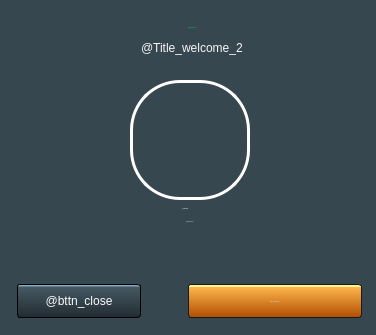
<?xml version="1.0" encoding="UTF-8"?>
<ui version="4.0">
 <class>Welcome</class>
 <widget class="QDialog" name="Welcome">
  <property name="geometry">
   <rect>
    <x>0</x>
    <y>0</y>
    <width>376</width>
    <height>335</height>
   </rect>
  </property>
  <property name="minimumSize">
   <size>
    <width>376</width>
    <height>335</height>
   </size>
  </property>
  <property name="maximumSize">
   <size>
    <width>376</width>
    <height>335</height>
   </size>
  </property>
  <property name="windowTitle">
   <string>@Title_logon_1</string>
  </property>
  <property name="windowIcon">
   <iconset resource="../resources.qrc">
    <normaloff>:/textures/Common/icons/icon_poker.png</normaloff>:/textures/Common/icons/icon_poker.png</iconset>
  </property>
  <property name="styleSheet">
   <string notr="true">QDialog {
    background-color: #37474f;
    background-image: url(:/textures/bottom_bg.png);
    background-repeat: repeat-x;
    background-position: bottom;
}

QPushButton {
    color: #fafafa;
	font: 14px &quot;Open Sans&quot;;
}



QLabel {
    font: 14px &quot;Open Sans&quot;;
    color: rgba(250, 250, 250, 250);
}</string>
  </property>
  <widget class="QWidget" name="bottom_widget" native="true">
   <property name="geometry">
    <rect>
     <x>0</x>
     <y>268</y>
     <width>378</width>
     <height>67</height>
    </rect>
   </property>
   <property name="minimumSize">
    <size>
     <width>378</width>
     <height>67</height>
    </size>
   </property>
   <property name="maximumSize">
    <size>
     <width>378</width>
     <height>67</height>
    </size>
   </property>
   <property name="styleSheet">
    <string notr="true"/>
   </property>
   <layout class="QGridLayout" name="gridLayout">
    <property name="leftMargin">
     <number>17</number>
    </property>
    <property name="topMargin">
     <number>0</number>
    </property>
    <property name="rightMargin">
     <number>16</number>
    </property>
    <property name="bottomMargin">
     <number>0</number>
    </property>
    <property name="spacing">
     <number>5</number>
    </property>
    <item row="0" column="2">
     <widget class="QPushButton" name="bttn_gotocash">
      <property name="minimumSize">
       <size>
        <width>174</width>
        <height>34</height>
       </size>
      </property>
      <property name="maximumSize">
       <size>
        <width>174</width>
        <height>34</height>
       </size>
      </property>
      <property name="font">
       <font>
        <family>Open Sans</family>
        <pointsize>-1</pointsize>
        <weight>50</weight>
        <italic>false</italic>
        <bold>false</bold>
       </font>
      </property>
      <property name="cursor">
       <cursorShape>PointingHandCursor</cursorShape>
      </property>
      <property name="styleSheet">
       <string notr="true">QPushButton
{
    border: 1px solid #191919;
    border-radius: 3px;
	background-color: qlineargradient(spread:pad, x1:0, y1:1, x2:0, y2:0, stop:0 rgba(176, 77, 1, 255), stop:0.92 rgba(254, 181, 76, 255), stop:0.94 rgba(254, 248, 146, 255), stop:1 rgba(255, 248, 146, 255));
}

QPushButton:hover {
background-color: qlineargradient(spread:pad, x1:0, y1:1, x2:0, y2:0, stop:0 rgba(176, 17, 11, 255), stop:0.92 rgba(254, 181, 76, 255), stop:0.94 rgba(254, 248, 146, 255), stop:1 rgba(255, 248, 146, 255));
}
</string>
      </property>
      <property name="text">
       <string>@BTTN_GOTOCASH</string>
      </property>
     </widget>
    </item>
    <item row="0" column="0">
     <widget class="QPushButton" name="bttn_cancel">
      <property name="minimumSize">
       <size>
        <width>124</width>
        <height>34</height>
       </size>
      </property>
      <property name="maximumSize">
       <size>
        <width>124</width>
        <height>34</height>
       </size>
      </property>
      <property name="cursor">
       <cursorShape>PointingHandCursor</cursorShape>
      </property>
      <property name="styleSheet">
       <string notr="true">QPushButton{
	background-color: qlineargradient(spread:pad, x1:0, y1:1, x2:0, y2:0, stop:0 rgba(34, 43, 49, 255), stop:0.93 rgba(69, 89, 99, 255), stop:0.95 rgba(131, 171, 190, 255), stop:1 rgba(131, 171, 190, 255));
border: 1px solid black;
border-radius: 3px;
}

QPushButton:hover {
background-color: qlineargradient(spread:pad, x1:0, y1:1, x2:0, y2:0, stop:0 rgba(205, 55, 33, 215), stop:0.33 rgba(69, 24, 22, 225), stop:0.94 rgba(69, 89, 99, 255), stop:0.95 rgba(121, 131, 150, 255), stop:1 rgba(131, 171, 190, 255));
}

QPushButton:pressed{
	background-color: qlineargradient(spread:pad, x1:0, y1:1, x2:0, y2:0, stop:0 rgba(21, 13, 14, 255), stop:0.93 rgba(3, 4, 2, 255), stop:0.95 rgba(33, 36, 41, 255), stop:1 rgba(41, 41, 44, 255));
}</string>
      </property>
      <property name="text">
       <string>@bttn_close</string>
      </property>
     </widget>
    </item>
    <item row="0" column="1">
     <spacer name="horizontalSpacer">
      <property name="orientation">
       <enum>Qt::Horizontal</enum>
      </property>
      <property name="sizeHint" stdset="0">
       <size>
        <width>40</width>
        <height>20</height>
       </size>
      </property>
     </spacer>
    </item>
   </layout>
  </widget>
  <widget class="ns_widget::ProfilePicture" name="profile_picture">
   <property name="geometry">
    <rect>
     <x>130</x>
     <y>80</y>
     <width>120</width>
     <height>120</height>
    </rect>
   </property>
   <property name="sizePolicy">
    <sizepolicy hsizetype="Preferred" vsizetype="Preferred">
     <horstretch>0</horstretch>
     <verstretch>0</verstretch>
    </sizepolicy>
   </property>
   <property name="minimumSize">
    <size>
     <width>120</width>
     <height>120</height>
    </size>
   </property>
   <property name="maximumSize">
    <size>
     <width>120</width>
     <height>120</height>
    </size>
   </property>
   <property name="styleSheet">
    <string notr="true">.QWidget#profile_picture
{
	background-clip: margin;
	background-position: center;
	background-attachment: fixed;
    background-origin: content;
    border: 3px solid white;
    border-radius: 50px;
}</string>
   </property>
   <property name="viewport" stdset="0">
    <rect>
     <x>0</x>
     <y>0</y>
     <width>120</width>
     <height>120</height>
    </rect>
   </property>
  </widget>
  <widget class="QLabel" name="text_username">
   <property name="geometry">
    <rect>
     <x>-5</x>
     <y>195</y>
     <width>381</width>
     <height>27</height>
    </rect>
   </property>
   <property name="font">
    <font>
     <family>Open Sans</family>
     <pointsize>-1</pointsize>
     <weight>62</weight>
     <italic>false</italic>
     <bold>true</bold>
    </font>
   </property>
   <property name="styleSheet">
    <string notr="true">QLabel {
    font: 500 18px &quot;Open Sans&quot;;
}</string>
   </property>
   <property name="text">
    <string>@nickname</string>
   </property>
   <property name="alignment">
    <set>Qt::AlignCenter</set>
   </property>
  </widget>
  <widget class="QLabel" name="text_tip_msg">
   <property name="geometry">
    <rect>
     <x>70</x>
     <y>220</y>
     <width>240</width>
     <height>40</height>
    </rect>
   </property>
   <property name="font">
    <font>
     <family>Open Sans</family>
     <pointsize>-1</pointsize>
     <weight>50</weight>
     <italic>false</italic>
     <bold>false</bold>
    </font>
   </property>
   <property name="styleSheet">
    <string notr="true">font: 11px &quot;Open Sans&quot;;</string>
   </property>
   <property name="text">
    <string>@text_welcome_1.</string>
   </property>
   <property name="alignment">
    <set>Qt::AlignHCenter|Qt::AlignTop</set>
   </property>
   <property name="wordWrap">
    <bool>true</bool>
   </property>
  </widget>
  <widget class="QWidget" name="layoutWidget">
   <property name="geometry">
    <rect>
     <x>2</x>
     <y>-2</y>
     <width>381</width>
     <height>71</height>
    </rect>
   </property>
   <layout class="QVBoxLayout" name="verticalLayout">
    <property name="spacing">
     <number>0</number>
    </property>
    <property name="topMargin">
     <number>15</number>
    </property>
    <item alignment="Qt::AlignHCenter">
     <widget class="QLabel" name="text_username_msg">
      <property name="font">
       <font>
        <family>Open Sans</family>
        <pointsize>-1</pointsize>
        <weight>62</weight>
        <italic>false</italic>
        <bold>true</bold>
       </font>
      </property>
      <property name="styleSheet">
       <string notr="true">QLabel {
    color: #00c853;
	font: 500 20px &quot;Open Sans&quot;;
}</string>
      </property>
      <property name="text">
       <string>@Title_welcome_1</string>
      </property>
     </widget>
    </item>
    <item alignment="Qt::AlignHCenter|Qt::AlignTop">
     <widget class="QLabel" name="header_bottom">
      <property name="text">
       <string>@Title_welcome_2</string>
      </property>
     </widget>
    </item>
   </layout>
  </widget>
 </widget>
 <pixmapfunction>ns_utildb::cached</pixmapfunction>
 <customwidgets>
  <customwidget>
   <class>EntityWidget</class>
   <extends>QWidget</extends>
   <header>plugins.h</header>
   <container>1</container>
  </customwidget>
  <customwidget>
   <class>ns_widget::ProfilePicture</class>
   <extends>EntityWidget</extends>
   <header>widgets/widget_ProfilePicture.h</header>
   <container>1</container>
   <slots>
    <signal>iconChanged(QIcon)</signal>
    <signal>avatarChanged(Avatar)</signal>
    <signal>avatarChanged(Avatar*)</signal>
    <signal>iconChange(QIcon)</signal>
    <slot>setIcon(QIcon)</slot>
    <slot>setViewport(QRect)</slot>
    <slot>setAvatar(Avatar*)</slot>
   </slots>
  </customwidget>
 </customwidgets>
 <resources>
  <include location="../resources.qrc"/>
 </resources>
 <connections>
  <connection>
   <sender>Welcome</sender>
   <signal>finished(int)</signal>
   <receiver>Welcome</receiver>
   <slot>loginUserOnClose()</slot>
   <hints>
    <hint type="sourcelabel">
     <x>375</x>
     <y>315</y>
    </hint>
    <hint type="destinationlabel">
     <x>375</x>
     <y>323</y>
    </hint>
   </hints>
  </connection>
  <connection>
   <sender>bttn_cancel</sender>
   <signal>clicked()</signal>
   <receiver>Welcome</receiver>
   <slot>reject()</slot>
   <hints>
    <hint type="sourcelabel">
     <x>60</x>
     <y>293</y>
    </hint>
    <hint type="destinationlabel">
     <x>-11</x>
     <y>232</y>
    </hint>
   </hints>
  </connection>
  <connection>
   <sender>Welcome</sender>
   <signal>accepted()</signal>
   <receiver>Welcome</receiver>
   <slot>loginUserOnClose()</slot>
   <hints>
    <hint type="sourcelabel">
     <x>3</x>
     <y>168</y>
    </hint>
    <hint type="destinationlabel">
     <x>11</x>
     <y>212</y>
    </hint>
   </hints>
  </connection>
 </connections>
 <slots>
  <slot>loginUserOnClose()</slot>
 </slots>
</ui>
